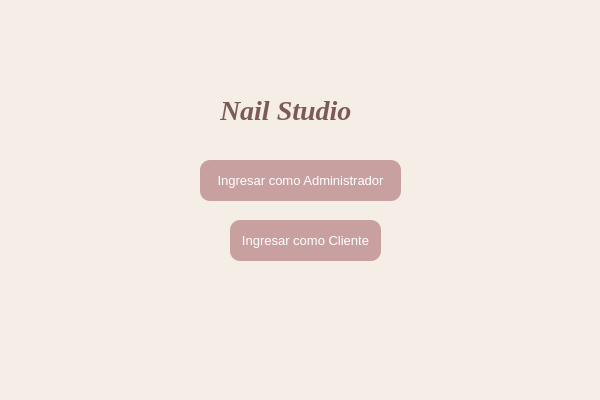
<?xml version="1.0" encoding="UTF-8"?>
<ui version="4.0">
 <class>nailStudioClass</class>
 <widget class="QMainWindow" name="nailStudioClass">
  <property name="geometry">
   <rect>
    <x>0</x>
    <y>0</y>
    <width>600</width>
    <height>400</height>
   </rect>
  </property>
  <property name="font">
   <font>
    <family>Script MT Bold</family>
    <pointsize>12</pointsize>
    <bold>true</bold>
   </font>
  </property>
  <property name="mouseTracking">
   <bool>false</bool>
  </property>
  <property name="windowTitle">
   <string>nailStudio</string>
  </property>
  <property name="styleSheet">
   <string notr="true">background-color: #F5EEE6;</string>
  </property>
  <widget class="QWidget" name="centralWidget">
   <widget class="QLabel" name="Titulo">
    <property name="geometry">
     <rect>
      <x>220</x>
      <y>90</y>
      <width>191</width>
      <height>41</height>
     </rect>
    </property>
    <property name="font">
     <font>
      <family>Georgia</family>
      <pointsize>-1</pointsize>
      <italic>true</italic>
      <bold>true</bold>
     </font>
    </property>
    <property name="styleSheet">
     <string notr="true">color: #7D5A5A;
font-family: Georgia;
font-size: 28px;
font-style: italic;</string>
    </property>
    <property name="text">
     <string>Nail Studio</string>
    </property>
   </widget>
   <widget class="QPushButton" name="BtnAdm">
    <property name="geometry">
     <rect>
      <x>200</x>
      <y>160</y>
      <width>201</width>
      <height>41</height>
     </rect>
    </property>
    <property name="styleSheet">
     <string notr="true">background-color: #C9A0A0;
color: white;
border-radius: 10px;
padding: 8px;
font-size: 13px;
font-family: Segoe UI;</string>
    </property>
    <property name="text">
     <string>Ingresar como Administrador</string>
    </property>
   </widget>
   <widget class="QPushButton" name="BtnCliente">
    <property name="geometry">
     <rect>
      <x>230</x>
      <y>220</y>
      <width>151</width>
      <height>41</height>
     </rect>
    </property>
    <property name="styleSheet">
     <string notr="true">background-color: #C9A0A0;
color: white;
border-radius: 10px;
padding: 8px;
font-size: 13px;
font-family: Segoe UI;</string>
    </property>
    <property name="text">
     <string>Ingresar como Cliente</string>
    </property>
   </widget>
  </widget>
  <widget class="QStatusBar" name="statusBar"/>
 </widget>
 <layoutdefault spacing="6" margin="11"/>
 <resources/>
 <connections/>
</ui>
